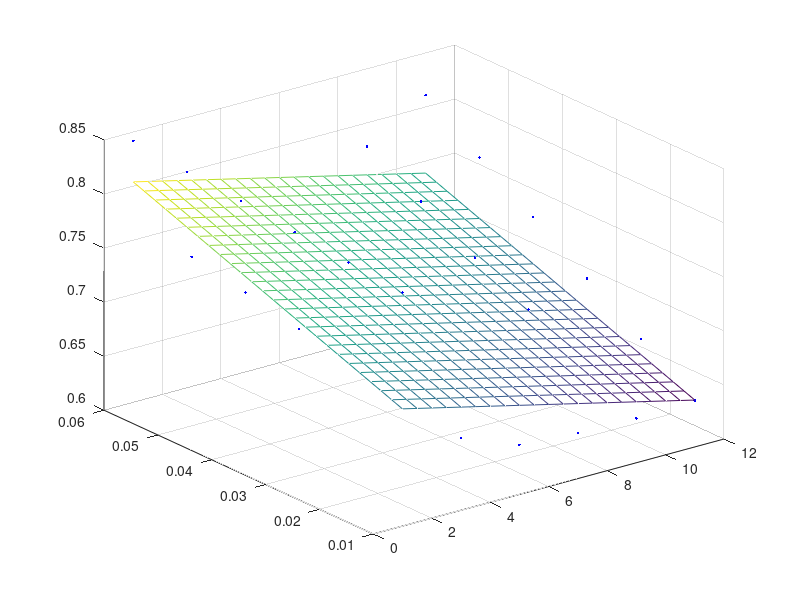

Recreate this plot in MATLAB.
close all; clear all; clc;

y = 0.01 : 0.01 : 0.06;
x =    1 : 2 : 11;
z001 = [ 0.816   0.667   0.646   0.642   0.641   0.643 ];
z002 = [ 0.821   0.678   0.662   0.663   0.668   0.677 ];
z003 = [ 0.826   0.689   0.680   0.686   0.696   0.710 ];
z004 = [ 0.832   0.699   0.696   0.707   0.721   0.744 ];
z005 = [ 0.836   0.710   0.712   0.729   0.750   0.776 ];
z006 = [ 0.842   0.720   0.727   0.750   0.778   0.811 ];

z = [ z001;   z002;   z003;   z004;   z005;   z006  ];
[X, Y] = meshgrid(x,y);
xp = reshape(X, 1, []);
yp = reshape(Y, 1, []);
zp = reshape(z, 1, []);
d  = length(xp);
Z = [xp; yp; ones(1,d)];
C = zp * Z' * inv(Z*Z');
F = @ (a, b) (C(1) * a + C(2)*b + C(3));
plot3(X, Y, z, '.b');
grid on;
hold on;
xx=1:0.5:11;
yy=0.01:0.002:0.06;
[XX, YY] = meshgrid(xx, yy);
W = F(XX, YY);
mesh(XX, YY, W);